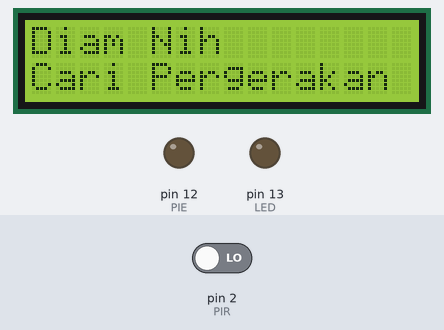
The sketch below on a simulated Arduino Uno, built with avr-gcc and run on an emulated ATmega328P. Shown: 16×2 character LCD, output pins drawn as LEDs (lit = HIGH). The test bench sets the inputs (shaded band); at power-on: pin 2 (PIR) LOW.

Above: at 1.2 s.
1.3 s: pin 2 (PIR) driven HIGH
At 2.2 s:
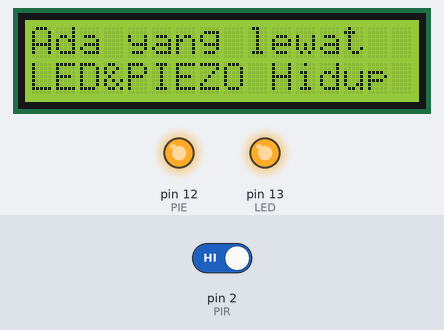
2.8 s: pin 2 (PIR) driven LOW
At 5.1 s:
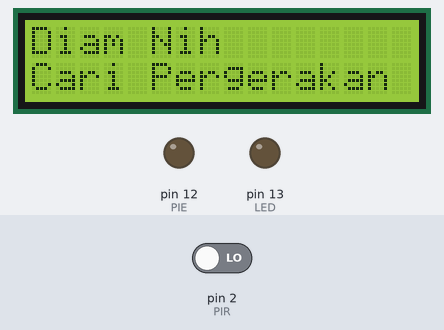
Timing chart, 0 to 6.6 s (numbered marks = the images above; inputs shaded):
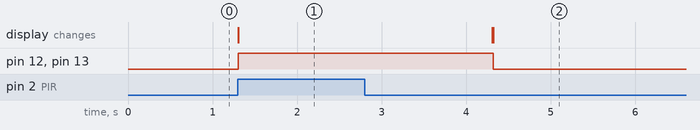

The sketch:

soal2_1303180093_pirsensor1.ino
```cpp
#include <LiquidCrystal.h>

#define PIR 2 //NIM = 1303180093, 93 mod 13 = 2
#define PIE 12//output data digital berupa piezo
#define LED 13//tambahan output biar beda aja

LiquidCrystal lcd(11, 10, 9, 8, 7, 6);

void setup() {

	pinMode(PIE, OUTPUT);
  	pinMode(PIR, INPUT);
  	pinMode(LED, OUTPUT);
  	Serial.begin(9600);
  	lcd.begin(16,2);

}

void loop(){
	lcd.setCursor(0,0);
  	lcd.print("Diam Nih");
  	lcd.setCursor(0,1);
  	lcd.print("Cari Pergerakan");
  	check_For_Intruder();
}
void check_For_Intruder(){
  	boolean sensorvalue = digitalRead(PIR);
  	if (sensorvalue==1){
  		digitalWrite(PIE,HIGH);
      	digitalWrite(LED,HIGH);
    	lcd.setCursor(0,0);
    	lcd.print("Ada yang lewat");
    	lcd.setCursor(0,1);
    	lcd.print("LED&PIEZO Hidup");
    	delay(3000);
    	lcd.clear();
    }else{
    	digitalWrite(PIE,LOW);
      	digitalWrite(LED,LOW);
    }
  	delay(10);
}
```

Measured:
- after the input at 1.3 s, pin 12 (PIE), pin 13 (LED): LOW → HIGH at once; the display: changes at once (image 1)
- after the input at 2.8 s, pin 12 (PIE), pin 13 (LED): HIGH → LOW after 1.5 s; the display: first differs from a run without the input after 1.5 s (image 2)
